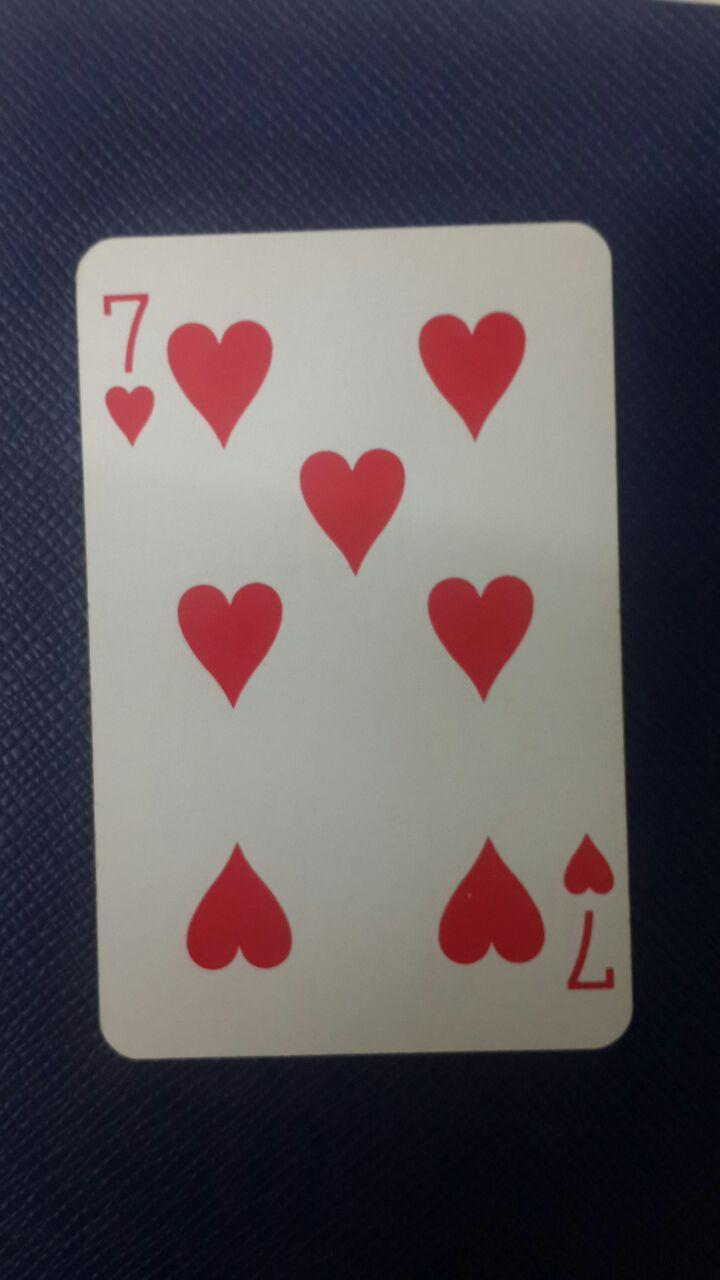
#> input picture Data/Images/Post-Processed/thrash_images/4.JPG, 720 x 1280 px, found by its file name
$ python trash_convexhull.py   (older library calls are emulated)
#> lines starting #> are read from the running program, lines starting #| are printed output that depends on the picture; after the words box and inside, x2 and y2 are one past the last pixel; in counts of white or black regions, pixels touching at a corner belong together
#!/usr/bin/env python3
# -*- coding: utf-8 -*-
"""
Created on Sun Jun 17 22:18:57 2018

@author: daniel
"""
import cv2
import numpy as np
import matplotlib.pyplot as plt
from scipy.spatial import ConvexHull
import imutils

### Path to use
path_img = "/home/daniel/Studium/Uni-Heidelberg/Vorlesungen-Projects/ORIU/Project/Images/Post-Processed/"


img = cv2.imread(path_img + "4.JPG")
#> img is the input picture: shape (1280, 720, 3); mean B, G, R 89.4, 84.3, 91
frame = img

frame = cv2.flip(frame, 1)
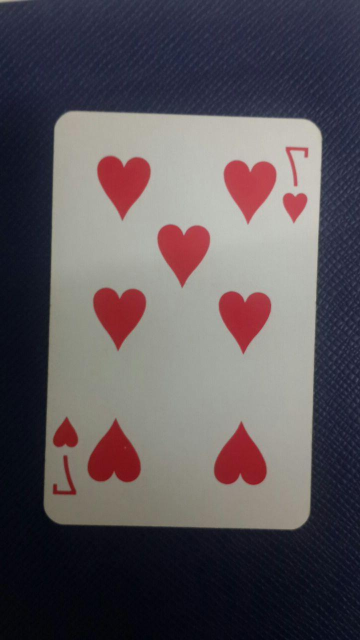
#> frame: shape (1280, 720, 3) (shown at 1/2 size); mean B, G, R 89.4, 84.3, 91
frame = imutils.resize(frame, width=650, height=950)
#> frame: shape (1155, 650, 3)
height, width, _ = img.shape


frame = cv2.flip(frame, 1)
image = frame.copy() #copy frame so that we don't get funky contour problems when drawing contours directly onto the frame.

gray = cv2.cvtColor(frame, cv2.COLOR_BGR2GRAY)

gray = cv2.bilateralFilter(gray, 11, 17, 17)
edges = imutils.auto_canny(gray)
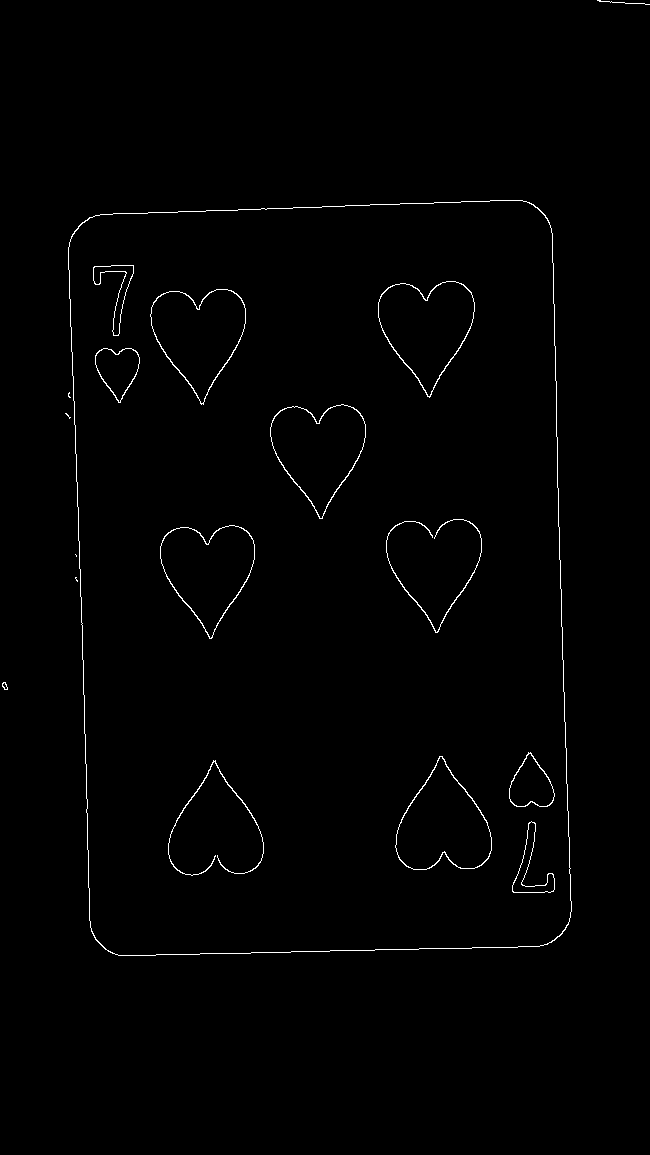
#> edges: shape (1155, 650); 0.85% white in thin lines or dots, all inside (x1, y1, x2, y2) = (2, 0, 650, 956)

plt.imshow(edges)
plt.show()

#find contours in the edged image, keep only the largest
# ones, and initialize our screen contour
_, cnts, _ = cv2.findContours(edges.copy(), cv2.RETR_TREE, cv2.CHAIN_APPROX_SIMPLE)
#> cnts = 29 contours, 6 with area under 20; largest, box (x1, y1, x2, y2) and area: (68, 200, 572, 956) 356942, (68, 200, 572, 956) 356874, (378, 281, 475, 398) 6954, (395, 756, 492, 870) 6858, (378, 281, 475, 397) 6826
cnts = sorted(cnts, key = cv2.contourArea, reverse = True)[:3]
#> cnts = 3 contours; box (x1, y1, x2, y2) and area: (68, 200, 572, 956) 356942, (68, 200, 572, 956) 356874, (378, 281, 475, 398) 6954
screenCnt = None
#
## loop over our contours
for c in cnts:
    # approximate the contour
    peri = cv2.arcLength(c, True)
    approx = cv2.approxPolyDP(c, 0.05 * peri, True)

    # if our approximated contour has four points, then
    # we can assume that we have found our card
    if len(approx) == 4:
        screenCnt = approx
        break
#> this loop made 1 pass
#> (peri, screenCnt) on pass 1: (2430.9, [[533, 204], [72, 234], [108, 951], [568, 924]])

a =cv2.drawContours(image, [screenCnt], -1, (0, 255, 0), 3)

plt.imshow(a)
plt.show()


pts = screenCnt
#> pts = [[533, 204], [72, 234], [108, 951], [568, 924]]

mask = np.zeros((image.shape[0], image.shape[1]))

cv2.fillConvexPoly(mask, pts, 1)
#> mask: shape (1155, 650) float64; values 0 (black) and 1 (white), 44.4% white; 1 white region, box (x1, y1, x2, y2) and area: (72, 204, 569, 952) 333064
mask = mask.astype(np.bool)

out = np.zeros_like(image)
out[mask] = image[mask]
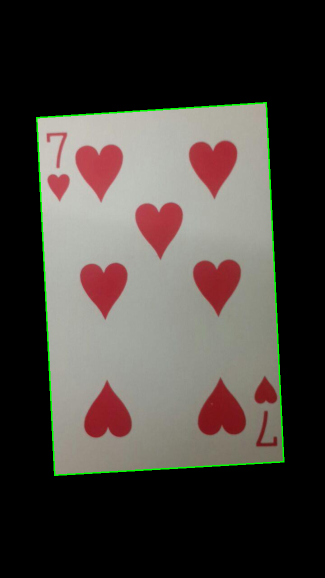
#> out: shape (1155, 650, 3) (shown at 1/2 size); mean B, G, R 60, 65, 70.3

plt.imshow(out)

##########

screenCnt2 = None
#
## loop over our contours
for c in cnts:
    # approximate the contour
    peri = cv2.arcLength(c, True)
    approx = cv2.approxPolyDP(c, 0.05 * peri, True)

    # if our approximated contour has four points, then
    # we can assume that we have found our card
    if len(approx) == 4:
        screenCnt = approx
        continue
#> this loop made 3 passes
#> (peri, screenCnt) on passes 1 to 3: (2430.9, [[533, 204], [72, 234], [108, 951], [568, 924]]), (2428.5, [[532, 204], [568, 923], [107, 950], [72, 235]]), (369.5, [[455, 281], [378, 302], [429, 397], [473, 318]])

a =cv2.drawContours(image, [screenCnt], -1, (0, 255, 0), 3)
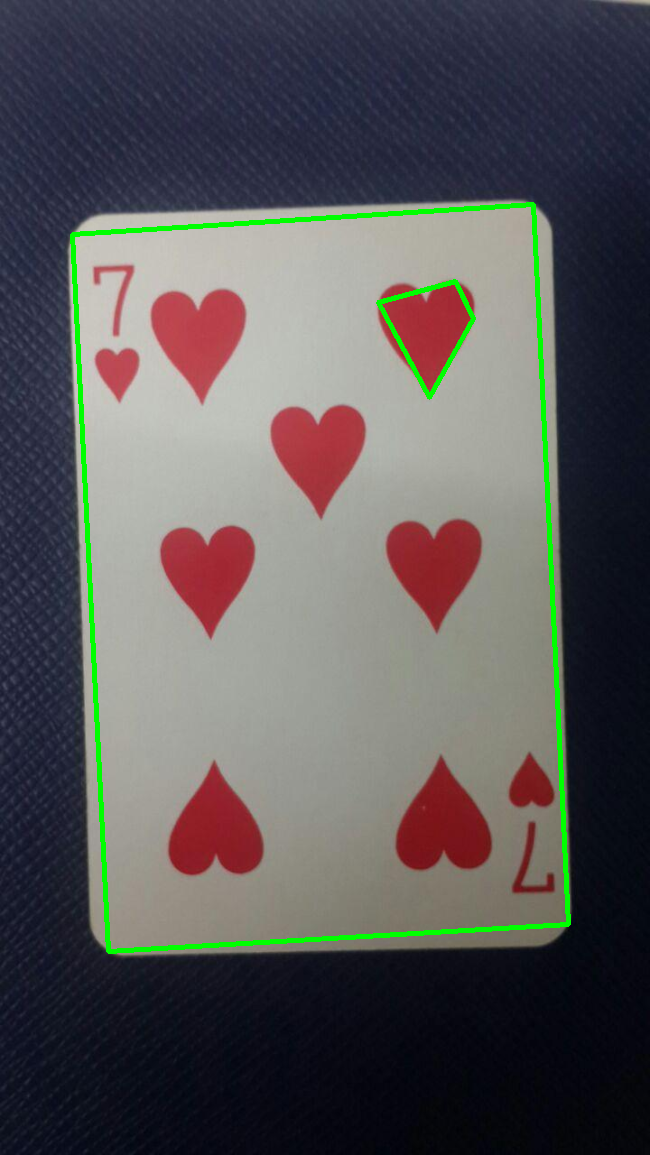
#> a: shape (1155, 650, 3); mean B, G, R 86.9, 86.2, 88.1

plt.imshow(a)
plt.show()


pts = screenCnt
#> pts = [[455, 281], [378, 302], [429, 397], [473, 318]]

mask = np.zeros((image.shape[0], image.shape[1]))

cv2.fillConvexPoly(mask, pts, 1)
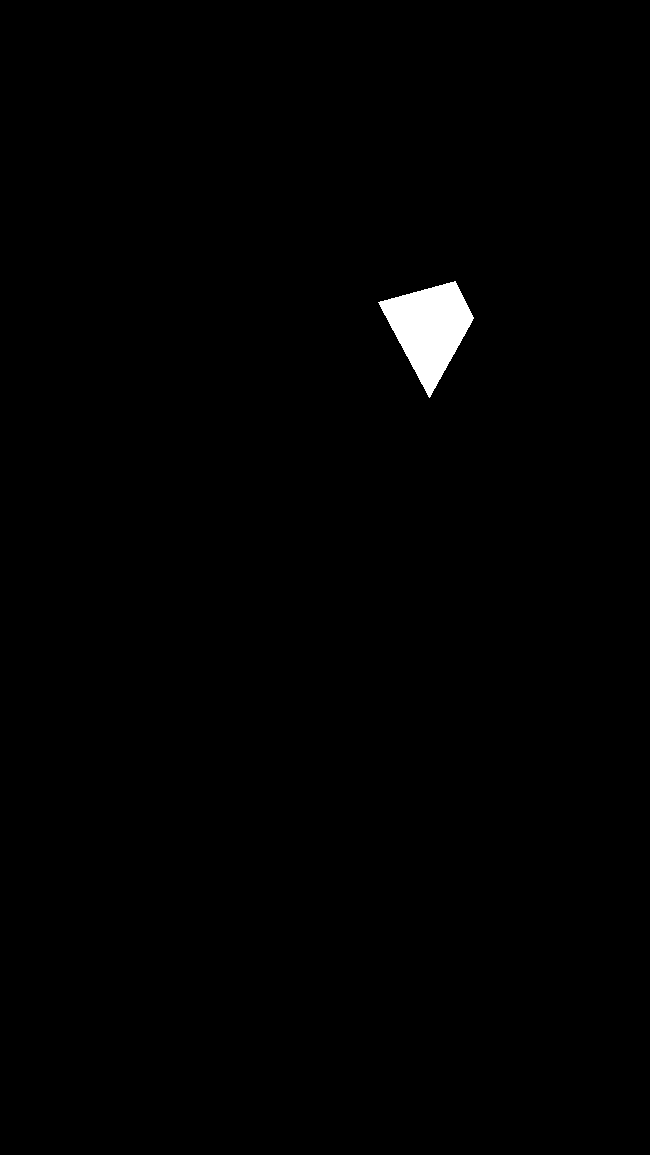
#> mask: shape (1155, 650) float64; values 0 (black) and 1 (white), 0.78% white; 1 white region, box (x1, y1, x2, y2) and area: (378, 281, 474, 398) 5863
mask = mask.astype(np.bool)

out2 = np.zeros_like(image)
out2[mask] = image[mask]

out3 = out- out2
plt.imshow(out3)
plt.show()

$ run again, with Data/Images/Post-Processed/thrash_images/1.JPG copied over Data/Images/Post-Processed/thrash_images/4.JPG
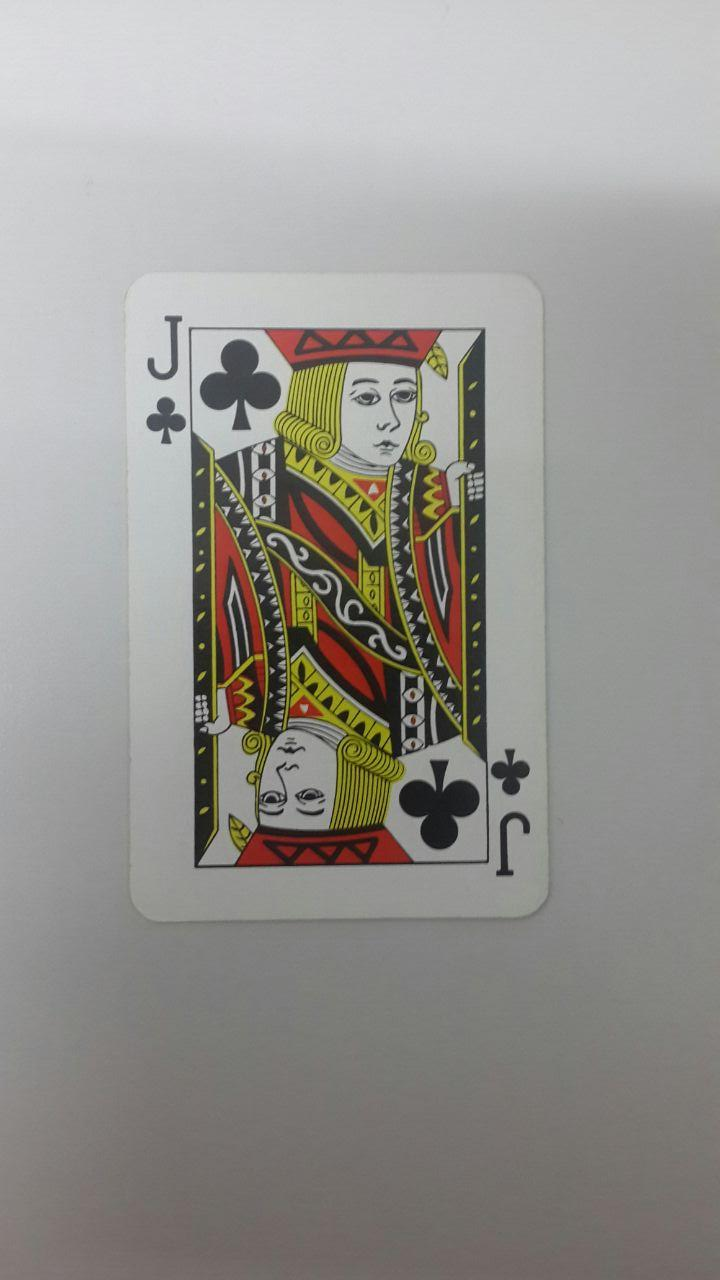
#> input picture Data/Images/Post-Processed/thrash_images/1.JPG, 720 x 1280 px, found by its file name
#> img is the input picture: shape (1280, 720, 3); mean B, G, R 144, 148.3, 150.3
#> `edges = imutils.auto_canny(gray)`:
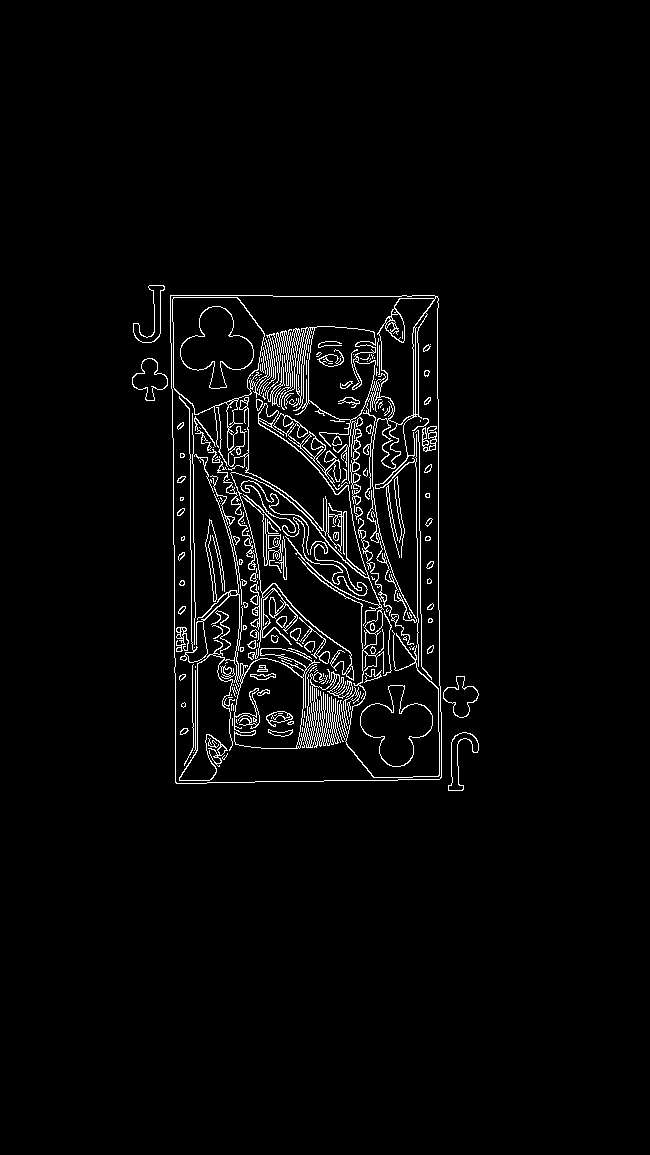
#> edges: shape (1155, 650); 3% white in thin lines or dots, all inside (x1, y1, x2, y2) = (132, 285, 479, 791)
#> `_, cnts, _ = cv2.findContours(edges.copy(), cv2.RETR_TREE, cv2.CHAIN_A..`: cnts = 487 contours, 301 with area under 20; largest, box (x1, y1, x2, y2) and area: (170, 295, 442, 784) 128772, (170, 295, 442, 784) 117750, (172, 297, 327, 536) 10224, (179, 396, 440, 781) 8599, (172, 297, 265, 415) 8436
#> `cnts = sorted(cnts, key = cv2.contourArea, reverse = True)[:3]`: cnts = 3 contours; box (x1, y1, x2, y2) and area: (170, 295, 442, 784) 128772, (170, 295, 442, 784) 117750, (172, 297, 327, 536) 10224
#> the loop `for c in cnts:` made 1 pass
#> (peri, screenCnt) on pass 1: (1512.2, [[170, 295], [175, 782], [439, 779], [437, 296]])
#> pts = [[170, 295], [175, 782], [439, 779], [437, 296]]
#> `out[mask] = image[mask]`:
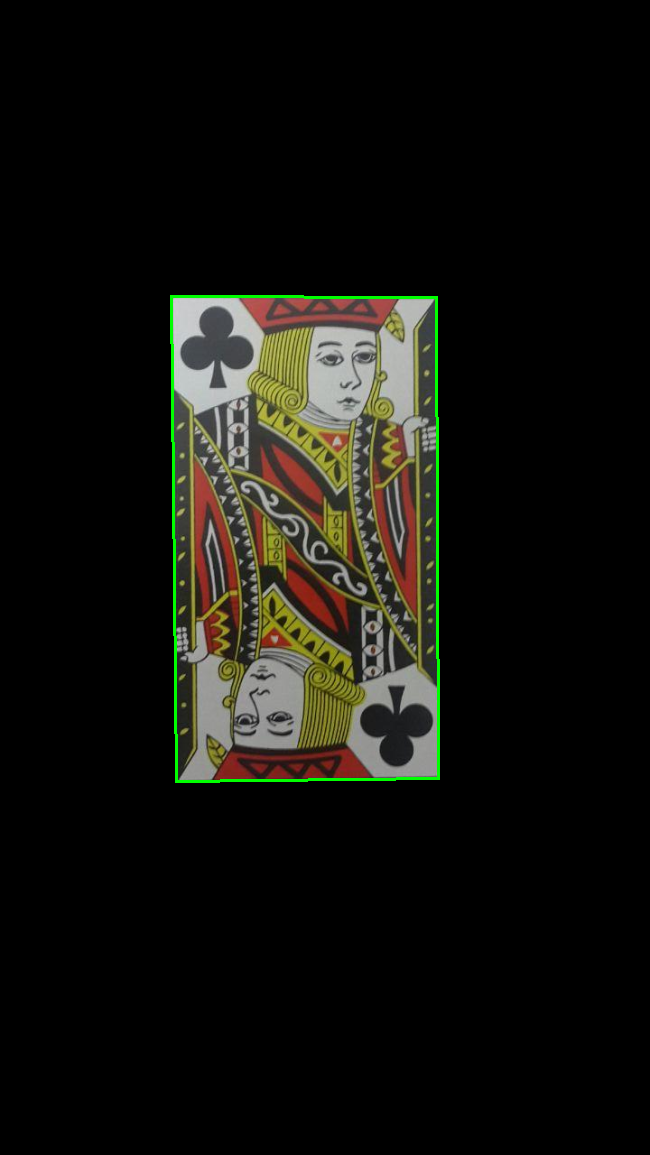
#> out: shape (1155, 650, 3); mean B, G, R 13.4, 18.3, 18.5
#> the loop `for c in cnts:` made 3 passes
#> out3: shape (1155, 650, 3); every value is 0

$ run again, with Data/Images/Post-Processed/thrash_images/3.JPG copied over Data/Images/Post-Processed/thrash_images/4.JPG
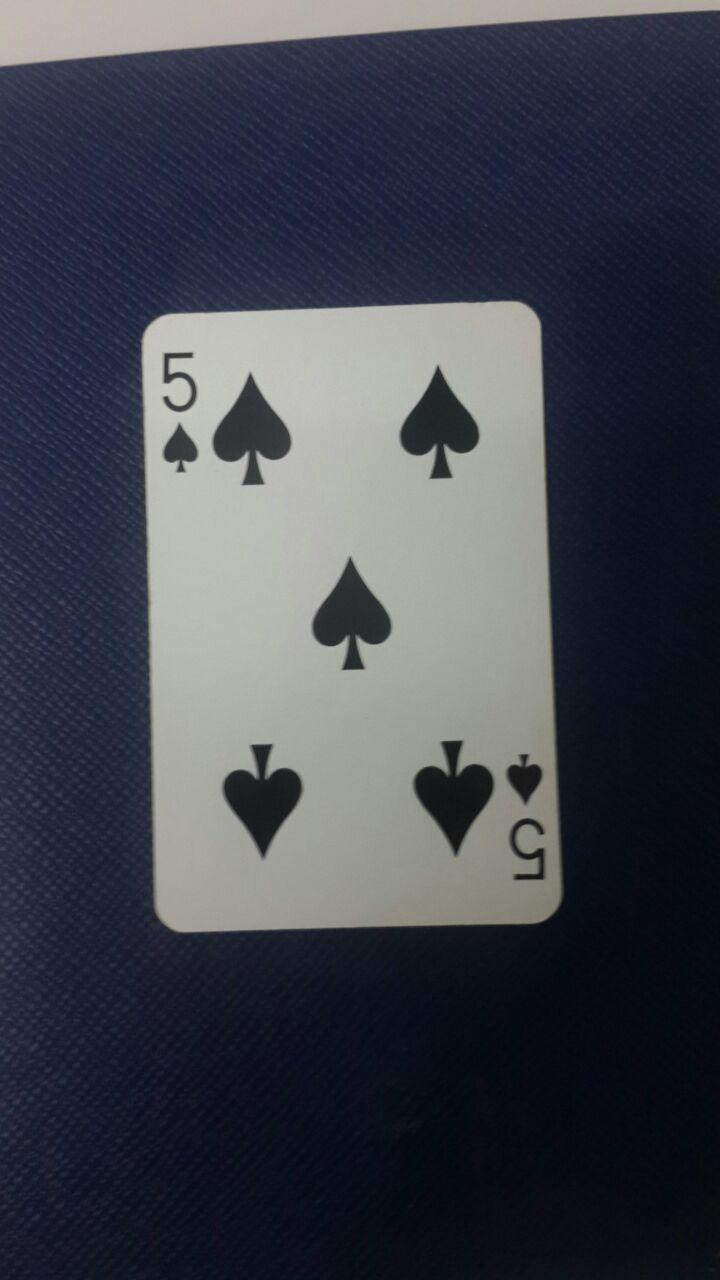
#> input picture Data/Images/Post-Processed/thrash_images/3.JPG, 720 x 1280 px, found by its file name
#> img is the input picture: shape (1280, 720, 3); mean B, G, R 77.4, 66.8, 64.6
#> `edges = imutils.auto_canny(gray)`:
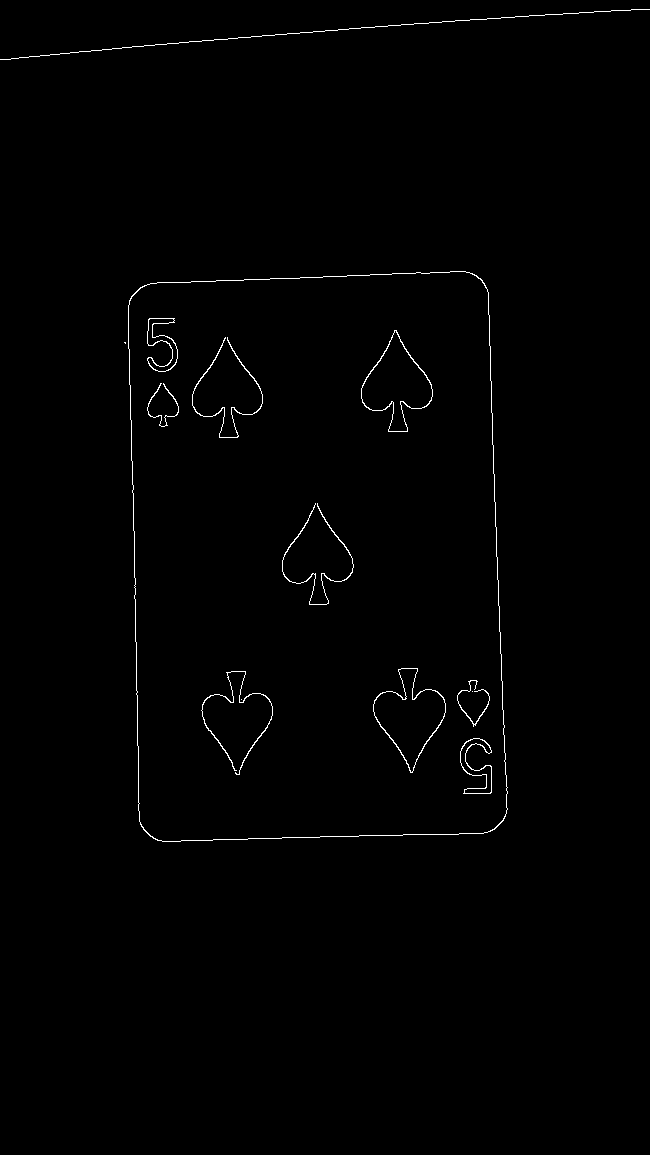
#> edges: shape (1155, 650); 0.7% white in thin lines or dots, all inside (x1, y1, x2, y2) = (0, 9, 650, 842)
#> `_, cnts, _ = cv2.findContours(edges.copy(), cv2.RETR_TREE, cv2.CHAIN_A..`: cnts = 19 contours, 4 with area under 20; largest, box (x1, y1, x2, y2) and area: (128, 271, 508, 842) 202791, (128, 271, 508, 842) 202738, (373, 668, 446, 773) 3767, (373, 668, 446, 773) 3673, (361, 330, 433, 432) 3658
#> `cnts = sorted(cnts, key = cv2.contourArea, reverse = True)[:3]`: cnts = 3 contours; box (x1, y1, x2, y2) and area: (128, 271, 508, 842) 202791, (128, 271, 508, 842) 202738, (373, 668, 446, 773) 3767
#> the loop `for c in cnts:` made 1 pass
#> (peri, screenCnt) on pass 1: (1840.3, [[476, 275], [131, 296], [153, 838], [503, 820]])
#> `pts = screenCnt`: pts = [[476, 275], [131, 296], [153, 838], [503, 820]]
#> the loop `for c in cnts:` made 3 passes
#> (peri, screenCnt) on passes 1 to 2: (1840.3, [[476, 275], [131, 296], [153, 838], [503, 820]]), (1838, [[475, 275], [503, 819], [154, 838], [131, 297]])
#> `pts = screenCnt`: pts = [[475, 275], [503, 819], [154, 838], [131, 297]]
#> `out3 = out- out2`:
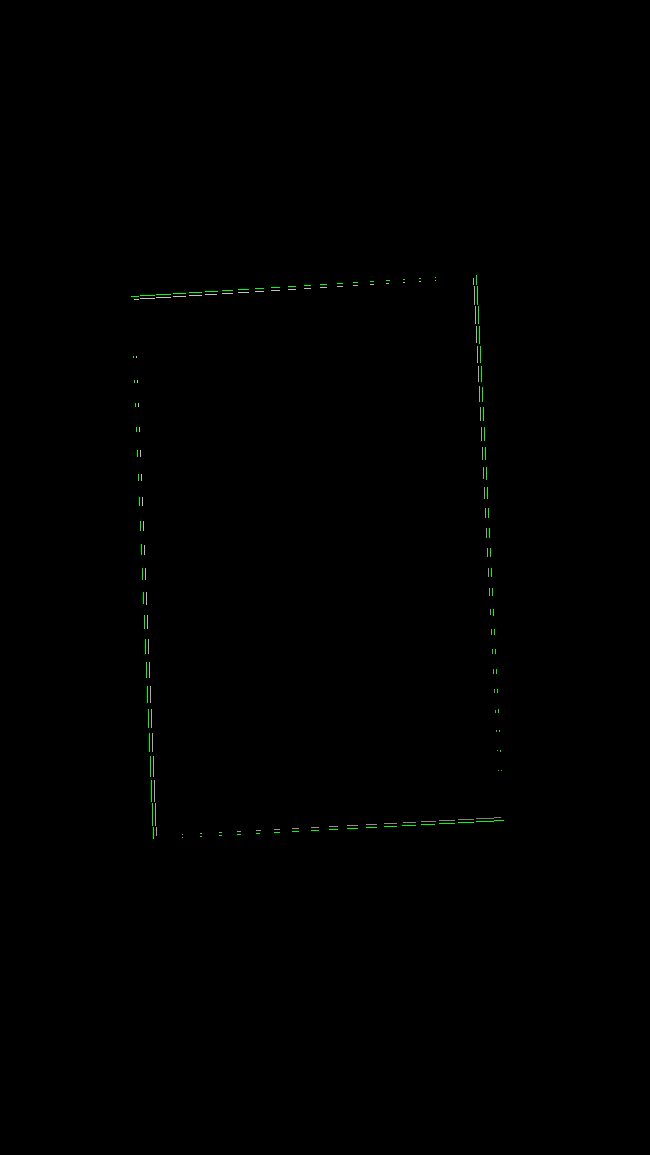
#> out3: shape (1155, 650, 3); mean B, G, R 0.2, 0.5, 0.2
